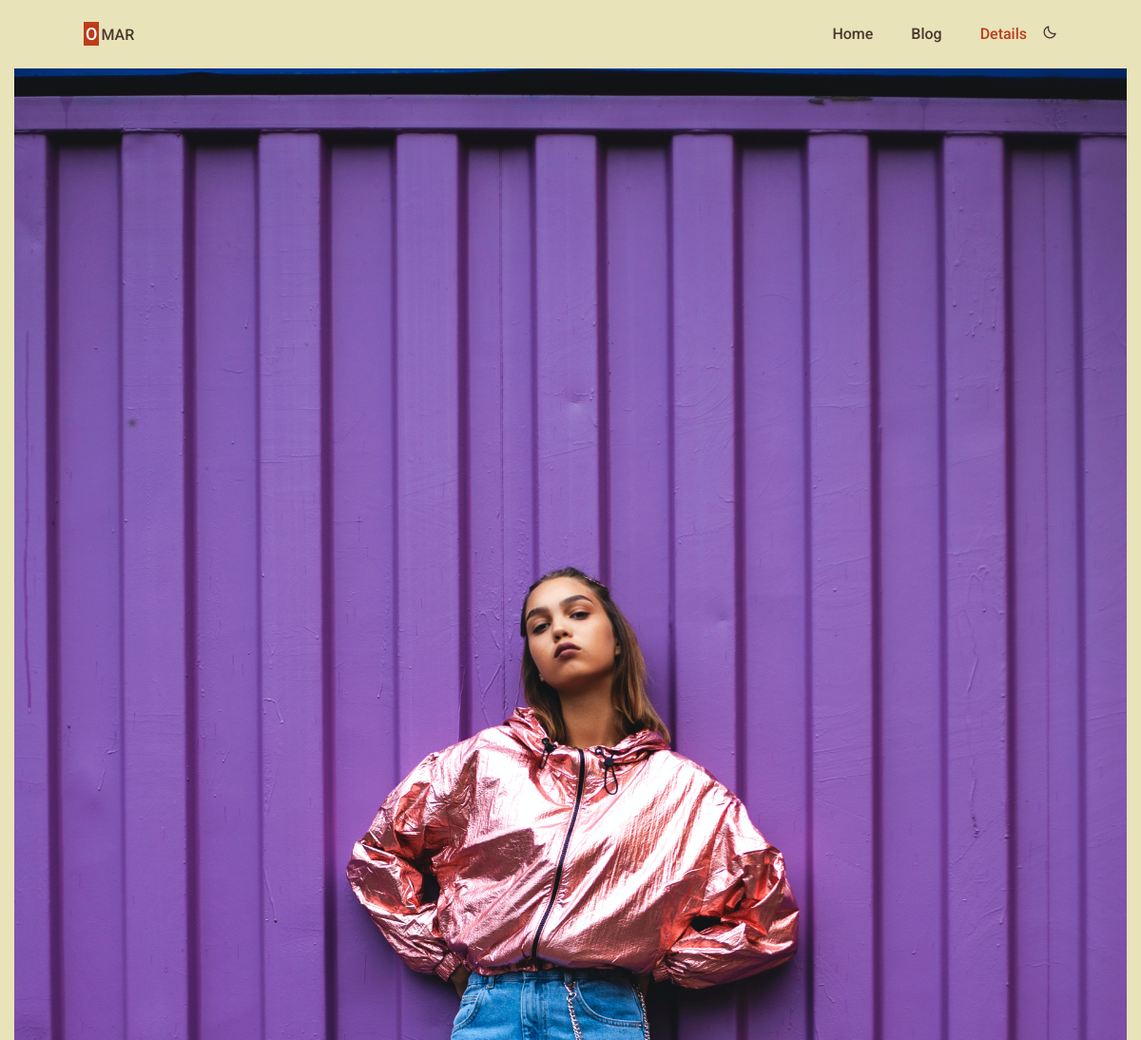
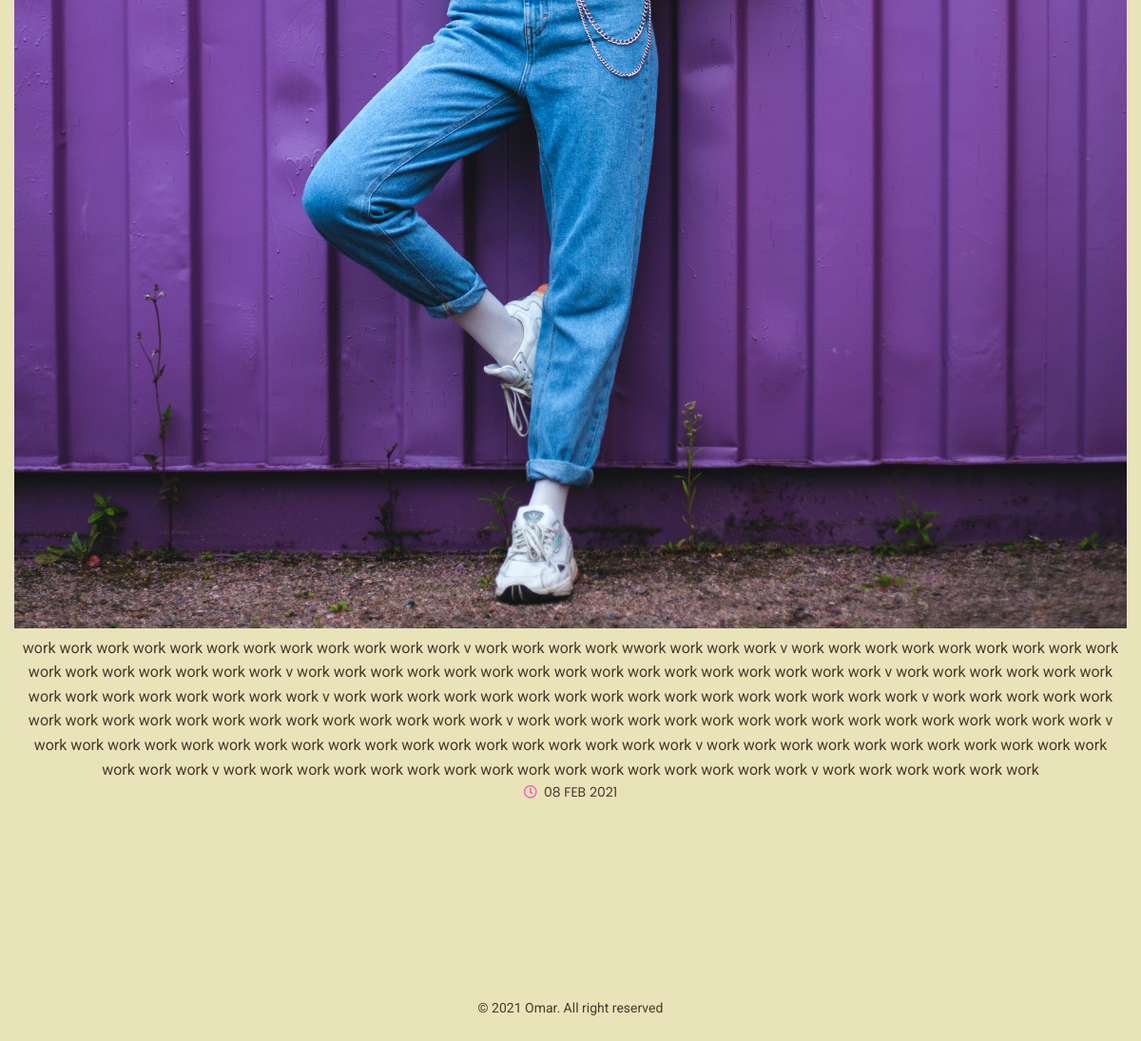
The app's page /blog/2/ with its own data (2 pictures, top to bottom).
### blog/models.py (models this page shows, shortened)
class blog(models.Model):
    name = models.CharField(max_length=50)
    image = models.ImageField(upload_to='blogimage/')
    descrip = models.TextField(max_length=1000)
    date = models.DateTimeField(default=datetime.now)

### blog/views.py (the view)
# urls.py: path('<int:blog_id>/' , views.details, name='details'),
def details(request, blog_id):
    blogg = get_object_or_404( blog ,pk=blog_id)
    return render(request , 'blog/details.html' , {'bloggg' : blogg})

### templates/blog/details.html (shortened to what this page needs)
{% load static %}
<!DOCTYPE html>
<html lang="en">
    <head>
        <link href='https://cdn.jsdelivr.net/npm/boxicons@2.0.5/css/boxicons.min.css' rel='stylesheet'>
        <link rel="stylesheet" href="{% static 'assets/css/styles.css' %}">
        <link rel="stylesheet" href="https://cdnjs.cloudflare.com/ajax/libs/font-awesome/5.15.2/css/all.min.css" />
        <link rel="stylesheet" href="https://cdnjs.cloudflare.com/ajax/libs/Swiper/6.4.5/swiper-bundle.min.css" />
        <link rel="stylesheet" href="{% static 'assets2/assets/style.css' %}">
    </head>
    <body>
        <header class="l-header" id="header">
            <nav class="nav bd-container">
                <a href="{% url 'home' %}" class="nav__logo"><span style="background:#BC3D1C;color:#fff;padding:2px;font-size:18px;margin-right:2px">O</span>MAR</a>
                <div class="nav__menu" id="nav-menu">
                    <ul class="nav__list">
                        <li class="nav__item"><a href="{% url 'home' %}" class="nav__link ">Home</a></li>
                        <li class="nav__item"><a href="{% url 'blog:blog' %}" class="nav__link">Blog</a></li>
                        <li class="nav__item"><a href="#" class="nav__link active-link">Details</a></li>
                        <li><i class='bx bx-moon change-theme' id="theme-button"></i></li>
                    </ul>
                </div>
            </nav>
        </header>
        <div class="container">
          <article class="article" style="margin-bottom:20px">
              <div class="card">
                  <div class="overflow-img">
                          <img src="{{ bloggg.image.url }}" class="img-fluid img-thumbnail" alt="" style="max-width: 100%; height:auto">
                  </div>
                  <div class="card-body text-center px-1">
                          {{ bloggg.descrip }}
                      <p class="secondary-title text-secondary display-3">
                          <span><i class="far fa-clock text-primary">&nbsp; </i> {{ bloggg.date|date:'d M Y'|upper}}</span>
                      </p>
                  </div>
              </div>
            </article>
        </div>
        <footer class="footer section bd-container ">
            <p class="footer__copy">&#169; 2021 Omar. All right reserved</p>
        </footer>
    </body>
</html>

### without/static/assets/css/styles.css (style rules this page uses)
:root { --header-height: 3rem; --first-color: #BC3D1C; --first-color-alt: #f0532c; --title-color: #4C372D; --text-color: #4C372D; --text-color-light: #4C372D; --body-color: #E8E3B9; --container-color: #D9B489; --body-font: 'Poppins', sans-serif; --biggest-font-size: 2.25rem; --h1-font-size: 1.5rem; --h2-font-size: 1.25rem; --h3-font-size: 1rem; --normal-font-size: .938rem; --small-font-size: .813rem; --smaller-font-size: .75rem; --font-medium: 500; --font-semi-bold: 600; --mb-1: .5rem; --mb-2: 1rem; --mb-3: 1.5rem; --mb-4: 2rem; --mb-5: 2.5rem; --mb-6: 3rem; --z-tooltip: 10; --z-fixed: 100; }
@media screen and (min-width: 768px) { :root { --biggest-font-size: 4rem; --h1-font-size: 2.25rem; --h2-font-size: 1.5rem; --h3-font-size: 1.25rem; --normal-font-size: 1rem; --small-font-size: .875rem; --smaller-font-size: .813rem; } }
*,::before,::after { box-sizing: border-box; }
html { scroll-behavior: smooth; }
.change-theme { position: absolute; right: 1rem; top: 1.8rem; color: var(--text-color); font-size: 1rem; cursor: pointer; }
body { margin: var(--header-height) 0 0 0; font-family: var(--body-font); font-size: var(--normal-font-size); background-color: var(--body-color); color: var(--text-color); line-height: 1.6; }
h1,h2,h3,p,ul { margin: 0; }
ul { padding: 0; list-style: none; }
a { text-decoration: none; }
img { max-width: 100%; height: auto; }
.section { padding: 4rem 0 2rem; }
.bd-container { max-width: 960px; width: calc(100% - 2rem); margin-left: var(--mb-2); margin-right: var(--mb-2); }
.l-header { width: 100%; position: fixed; top: 0; left: 0; z-index: var(--z-fixed); background-color: var(--body-color); }
.nav { max-width: 1024px; height: var(--header-height); display: flex; justify-content: space-between; align-items: center; }
.nav__item { margin-bottom: var(--mb-2); }
.nav__link, .nav__logo, .nav__toggle { color: var(--text-color); font-weight: var(--font-medium); }
.nav__link { transition: .3s; }
.active-link { color: var(--first-color); }
.footer__copy { text-align: center; font-size: var(--small-font-size); color: var(--text-color-light); margin-top: 3.5rem; }
@media screen and (min-width: 768px) { body { margin: 0; } }
@media screen and (min-width: 768px) { .section { padding-top: 8rem; } }
@media screen and (min-width: 768px) { .nav { height: calc(var(--header-height) + 1.5rem); } }
@media screen and (min-width: 768px) { .nav__list { display: flex; } }
@media screen and (min-width: 768px) { .nav__item { margin-left: var(--mb-5); margin-bottom: 0; } }
@media screen and (min-width: 768px) { .change-theme { position: initial; margin-left: var(--mb-2); } }
@media screen and (min-width: 960px) { .bd-container { margin-left: auto; margin-right: auto; } }

### without/static/assets2/assets/style.css (style rules this page uses)
:root { --light : #f8f9fa; --secondary: #4C372D; --dark: #BC3D1C; --primary-color: #f15bb5; --secondary-color: #2ec4b6; --border : #e9ecef; }
body { font-family: 'Roboto', sans-serif; padding: 0; margin: 0; }
a { text-decoration: none; }
* > * { box-sizing: border-box; }
.text-secondary { color: var(--secondary); }
.text-primary { color: var(--primary-color); }
.container { max-width: 1200px; padding: 0 15px; margin: auto; }
.img-fluid { width: 100%; }
.secondary-title { font-family: 'Poppins' , sans-serif; }
.display-3 { font-size: 14px; }
.text-center { text-align: center; }
.px-1 { padding-left: 5px; padding-right: 5px; }

### records on screen
blog: image (picture), descrip "work work work work work work work work work work work work v work work work work wwork work work work v work work work work work work work work work work work work work work work work v work work work work work work work work work work work work work work work work v work work work work work work work work work work work work work work v work work work work work work work work work work work work work work work work v work work work work work work work work work work work work work work work work work work v work work work work work work work work work work work work work work work work v work work work work work work work work work work work work work work work work work work v work work…", date "08 FEB 2021"
